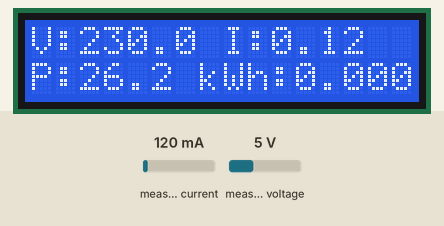
Simulated run of this sketch. Board: ESP32. On the bench: 16×2 character LCD. Inputs (shaded band) come from the test bench; at power-on: measured current 120 mA, measured voltage 5 V. WiFi joins after 1.5 s; servers stay silent unless stated; EEPROM starts erased; what the sketch prints to the serial monitor is not drawn.

Above: at 6.7 s.
6.8 s: measured current set to 40 mA
At 9.4 s:
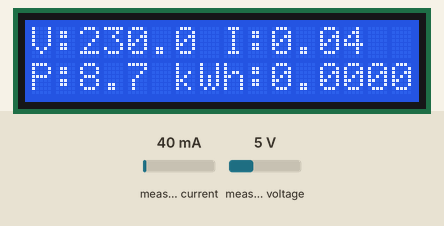
10.6 s: measured voltage set to 0.3 V
At 12.9 s:
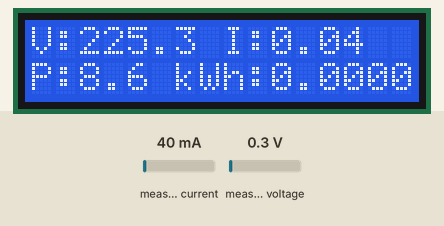
19.2 s: measured current set to 500 mA
At 22.2 s:
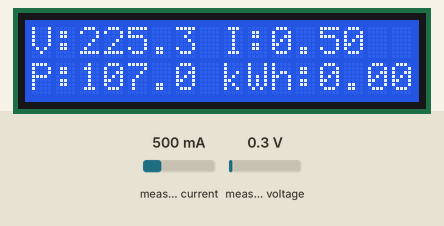
22.6 s: measured voltage set to 3.8 V
At 24.5 s:
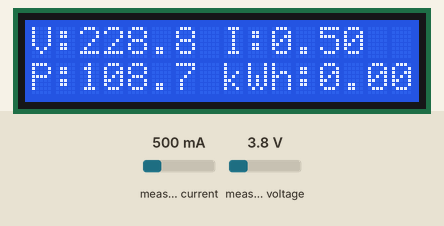
25.6 s: measured current set to 1000 mA
At 28.0 s:
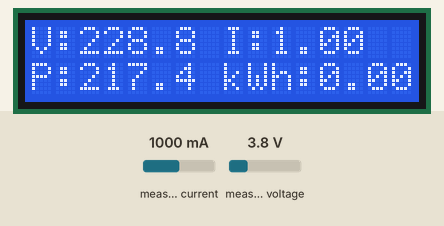
28.6 s: measured voltage set to 7.5 V
At 31.5 s:
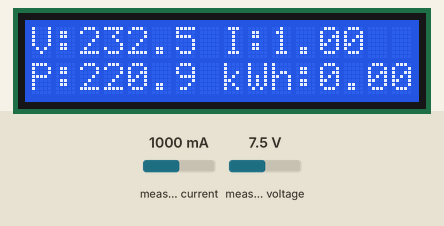
Timing chart, 0 to 32.6 s (numbered marks = the images above; inputs shaded):
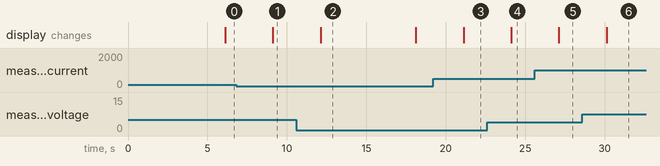

Measured:
- after the input at 6.8 s, the display: changes after 2.3 s (image 1)
- after the input at 10.6 s, the display: changes after 1.5 s (image 2)
- after the input at 19.2 s, the display: changes after 1.9 s (image 3)
- after the input at 22.6 s, the display: changes after 1.5 s (image 4)
- after the input at 25.6 s, the display: changes after 1.5 s (image 5)
- after the input at 28.6 s, the display: changes after 1.5 s (image 6)
- what the display in image 2 shows lasts 6.0 s, from 12.1 s to 18.1 s

The sketch:

project.ino
```cpp
#define BLYNK_TEMPLATE_ID "TMPL6Txg71nsp"
#define BLYNK_TEMPLATE_NAME "IoT Energy Meter"
#define BLYNK_AUTH_TOKEN "UpftZmtlj36wah_Ms7-MmRkk35vyEA0V"
#define BLYNK_PRINT Serial

#include "EmonLib.h"
#include <EEPROM.h>
#include <WiFi.h>
#include <WiFiClient.h>
#include <BlynkSimpleEsp32.h>
#include <Wire.h>
#include <LiquidCrystal_I2C.h>
LiquidCrystal_I2C lcd(0x27, 16, 2);

// Calibration constants
const float vCalibration = 41.5;
const float currCalibration = 0.15;

// WiFi credentials
const char ssid[] = "Maisha";
const char pass[] = "fmaisha55";

// EnergyMonitor instance
EnergyMonitor emon;

// Timer
BlynkTimer timer;

// Energy variables
float kWh = 0.0;
unsigned long lastMillis = 0;

// EEPROM addresses
const int addrKWh = 0;

BLYNK_CONNECTED() {
  Blynk.syncVirtual(V0);
  Blynk.syncVirtual(V1);
  Blynk.syncVirtual(V2);
  Blynk.syncVirtual(V3);
}

void setup() {
  Serial.begin(115200);

  // EEPROM initialization
  EEPROM.begin(512);
  kWh = EEPROM.readFloat(addrKWh);
  if (isnan(kWh)) kWh = 0;

  // Setup EmonLib
  emon.voltage(35, vCalibration, 1.7);
  emon.current(34, currCalibration);

  // LCD setup
  lcd.init();
  lcd.backlight();
  lcd.setCursor(0, 0);
  lcd.print("Energy Meter");
  delay(1000);

  // WiFi & Blynk
  Blynk.begin(BLYNK_AUTH_TOKEN, ssid, pass);

  lastMillis = millis();
  timer.setInterval(3000L, sendEnergyDataToBlynk);
}

void loop() {
  Blynk.run();
  timer.run();
}

void sendEnergyDataToBlynk() {
  emon.calcVI(20, 2000);

  float volt = emon.Vrms;
  float current = emon.Irms;
  float power = emon.realPower;

  unsigned long now = millis();
  float elapsed = (now - lastMillis) / 3600000.0;
  lastMillis = now;

  kWh += (power * elapsed) / 1000.0;

  // Display on LCD
  lcd.clear();
  lcd.setCursor(0, 0);
  lcd.print("V:");
  lcd.print(volt, 1);
  lcd.print(" I:");
  lcd.print(current, 2);

  lcd.setCursor(0, 1);
  lcd.print("P:");
  lcd.print(power, 1);
  lcd.print(" kWh:");
  lcd.print(kWh, 4);

  // Serial output
  Serial.printf("Vrms: %.2fV, Irms: %.4fA, Power: %.4fW, kWh: %.5f\n",
                volt, current, power, kWh);

  // Save to EEPROM
  EEPROM.writeFloat(addrKWh, kWh);
  EEPROM.commit();

  // Send to Blynk
  Blynk.virtualWrite(V0, volt);
  Blynk.virtualWrite(V1, current);
  Blynk.virtualWrite(V2, power);
  Blynk.virtualWrite(V3, kWh);
}
```
